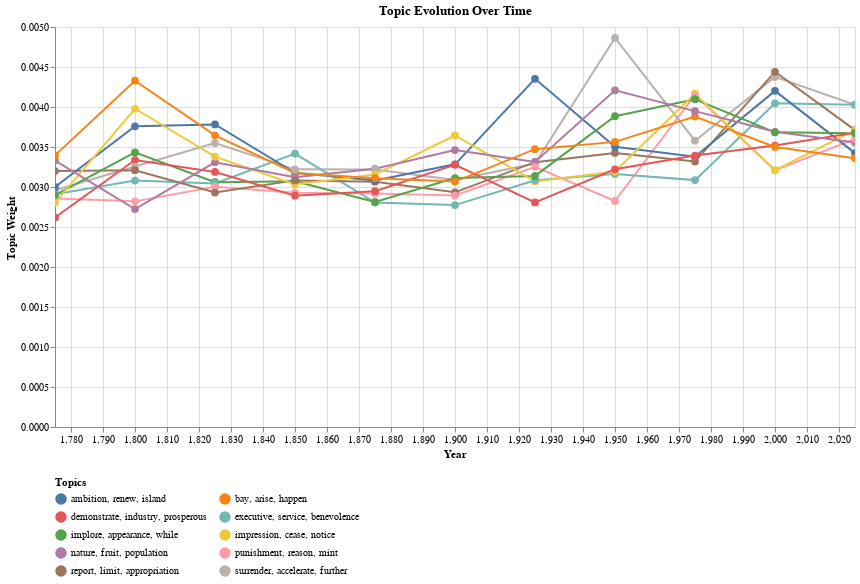

Notebook cell for this chart:
### Code cell
def process_topic_evolution(topic_models):
    """Process topic models into evolution chains for visualization.

    Args:
        topic_models: Dictionary mapping periods to TopicModel instances

    Returns:
        List of dicts containing evolution data for visualization

    """
    all_data = []
    # Sort periods chronologically
    periods = sorted(topic_models.keys(), key=lambda x: int(x.split("-")[0]))

    # Initialize chains from first period
    first_period = periods[0]
    first_model = topic_models[first_period]

    # Create initial topic chains
    chains = {}
    for idx, topic in enumerate(first_model.topics):
        chain_id = f"Chain_{idx}"
        top_words = [word for word, _ in topic.words[:3]]
        topic_label = ", ".join(top_words)

        chains[chain_id] = {
            "id": chain_id,
            "current_topic": topic,
            "label": topic_label,
        }

        # Add first period data point
        all_data.append(
            {
                "year": int(first_period.split("-")[0]),
                "period": first_period,
                "chain_id": chain_id,
                "topic_label": topic_label,
                "weight": topic.words[0][1],  # Use weight of top word
                "words": topic_label,
            }
        )

    # Follow alignments through subsequent periods
    for i in range(len(periods) - 1):
        period1, period2 = periods[i], periods[i + 1]
        model1 = topic_models[period1]
        model2 = topic_models[period2]

        # Get aligned topics
        aligned_topics = model1.align_with(model2)

        # Update chains based on alignments
        new_chains = {}
        used_target_topics = set()

        for aligned in aligned_topics:
            # Find chain containing source topic
            source_chain = None
            for chain_id, chain in chains.items():
                if chain["current_topic"].id == aligned.source_topic.id:
                    source_chain = chain
                    break

            if source_chain and aligned.target_topic.id not in used_target_topics:
                chain_id = source_chain["id"]
                top_words = [word for word, _ in aligned.target_topic.words[:3]]
                topic_label = ", ".join(top_words)

                # Add data point for this period
                all_data.append(
                    {
                        "year": int(period2.split("-")[0]),
                        "period": period2,
                        "chain_id": chain_id,
                        "topic_label": source_chain[
                            "label"
                        ],  # Keep original label for continuity
                        "weight": aligned.target_topic.words[0][1],
                        "words": topic_label,  # Current words for tooltip
                    }
                )

                # Update chain
                new_chains[chain_id] = {
                    "id": chain_id,
                    "current_topic": aligned.target_topic,
                    "label": source_chain["label"],
                }
                used_target_topics.add(aligned.target_topic.id)

        chains = new_chains

    return all_data


def plot_topic_trends(topic_models):
    """Create interactive visualization of topic evolution over time.

    Args:
        topic_models: Dictionary mapping periods to TopicModel instances

    Returns:
        altair.Chart: Interactive visualization

    """
    import altair as alt
    import pandas as pd

    # Process data
    all_data = process_topic_evolution(topic_models)
    df = pd.DataFrame(all_data)

    # Create base chart
    base = alt.Chart(df).encode(
        x=alt.X(
            "year:Q",
            title="Year",
            scale=alt.Scale(domain=[df.year.min(), df.year.max()]),
        ),
        color=alt.Color(
            "topic_label:N",
            legend=alt.Legend(title="Topics", orient="bottom", columns=2),
        ),
        tooltip=[
            alt.Tooltip("year:Q", title="Year"),
            alt.Tooltip("words:N", title="Top Words"),
            alt.Tooltip("weight:Q", title="Weight", format=".3f"),
        ],
    )

    # Create line chart with points
    lines = base.mark_line(size=2).encode(
        y=alt.Y("weight:Q", title="Topic Weight"), detail="chain_id:N"
    )

    points = base.mark_circle(size=60).encode(y=alt.Y("weight:Q", title="Topic Weight"))

    # Combine charts
    chart = (
        (lines + points)
        .properties(width=800, height=400, title="Topic Evolution Over Time")
        .interactive()
    )

    # Add selection
    topic_selection = alt.selection_point(fields=["topic_label"], bind="legend")

    chart = chart.add_params(topic_selection).encode(
        opacity=alt.condition(topic_selection, alt.value(1), alt.value(0.2))
    )

    return chart


# Example usage:
topic_models = analyze_topics_by_period(models)
chart = plot_topic_trends(topic_models)
chart
# chart.save('topic_evolution.html')  # Save interactive chart

### Figure 1 — Vega-Lite specification as saved in the notebook (floating-point values rounded to 4 significant figures)
{"config": {"view": {"continuousWidth": 300, "continuousHeight": 300}}, "layer": [{"mark": {"type": "line", "size": 2}, "encoding": {"color": {"field": "topic_label", "legend": {"columns": 2, "orient": "bottom", "title": "Topics"}, "type": "nominal"}, "detail": {"field": "chain_id", "type": "nominal"}, "tooltip": [{"field": "year", "title": "Year", "type": "quantitative"}, {"field": "words", "title": "Top Words", "type": "nominal"}, {"field": "weight", "format": ".3f", "title": "Weight", "type": "quantitative"}], "x": {"field": "year", "scale": {"domain": [1775.0, 2025.0]}, "title": "Year", "type": "quantitative"}, "y": {"field": "weight", "title": "Topic Weight", "type": "quantitative"}}, "name": "view_1"}, {"mark": {"type": "circle", "size": 60}, "encoding": {"color": {"field": "topic_label", "legend": {"columns": 2, "orient": "bottom", "title": "Topics"}, "type": "nominal"}, "tooltip": [{"field": "year", "title": "Year", "type": "quantitative"}, {"field": "words", "title": "Top Words", "type": "nominal"}, {"field": "weight", "format": ".3f", "title": "Weight", "type": "quantitative"}], "x": {"field": "year", "scale": {"domain": [1775.0, 2025.0]}, "title": "Year", "type": "quantitative"}, "y": {"field": "weight", "title": "Topic Weight", "type": "quantitative"}}}], "data": {"name": "data-58ce693cfad3d29c4624ee10e76c09b5"}, "encoding": {"opacity": {"condition": {"param": "param_4", "value": 1}, "value": 0.2}}, "height": 400, "params": [{"name": "param_3", "select": {"type": "interval", "encodings": ["x", "y"]}, "bind": "scales", "views": ["view_1"]}, {"name": "param_4", "select": {"type": "point", "fields": ["topic_label"]}, "bind": "legend", "views": ["view_1"]}], "title": "Topic Evolution Over Time", "width": 800, "$schema": "https://vega.github.io/schema/vega-lite/v5.20.1.json", "datasets": {"data-58ce693cfad3d29c4624ee10e76c09b5": [{"year": 1775, "period": "1775-1799", "chain_id": "Chain_0", "topic_label": "punishment, reason, mint", "weight": 0.002855, "words": "punishment, reason, mint"}, {"year": 1775, "period": "1775-1799", "chain_id": "Chain_1", "topic_label": "surrender, accelerate, further", "weight": 0.002958, "words": "surrender, accelerate, further"}, {"year": 1775, "period": "1775-1799", "chain_id": "Chain_2", "topic_label": "executive, service, benevolence", "weight": 0.002909, "words": "executive, service, benevolence"}, {"year": 1775, "period": "1775-1799", "chain_id": "Chain_3", "topic_label": "report, limit, appropriation", "weight": 0.003199, "words": "report, limit, appropriation"}, {"year": 1775, "period": "1775-1799", "chain_id": "Chain_4", "topic_label": "ambition, renew, island", "weight": 0.003001, "words": "ambition, renew, island"}, {"year": 1775, "period": "1775-1799", "chain_id": "Chain_5", "topic_label": "implore, appearance, while", "weight": 0.002899, "words": "implore, appearance, while"}, {"year": 1775, "period": "1775-1799", "chain_id": "Chain_6", "topic_label": "impression, cease, notice", "weight": 0.002804, "words": "impression, cease, notice"}, {"year": 1775, "period": "1775-1799", "chain_id": "Chain_7", "topic_label": "demonstrate, industry, prosperous", "weight": 0.002619, "words": "demonstrate, industry, prosperous"}, {"year": 1775, "period": "1775-1799", "chain_id": "Chain_8", "topic_label": "nature, fruit, population", "weight": 0.003331, "words": "nature, fruit, population"}, {"year": 1775, "period": "1775-1799", "chain_id": "Chain_9", "topic_label": "bay, arise, happen", "weight": 0.003395, "words": "bay, arise, happen"}, {"year": 1800, "period": "1800-1824", "chain_id": "Chain_4", "topic_label": "ambition, renew, island", "weight": 0.003759, "words": "impose, man, island"}, {"year": 1800, "period": "1800-1824", "chain_id": "Chain_9", "topic_label": "bay, arise, happen", "weight": 0.004328, "words": "open, accrue, regulate"}, {"year": 1800, "period": "1800-1824", "chain_id": "Chain_0", "topic_label": "punishment, reason, mint", "weight": 0.002821, "words": "delay, prayer, these"}, {"year": 1800, "period": "1800-1824", "chain_id": "Chain_7", "topic_label": "demonstrate, industry, prosperous", "weight": 0.003337, "words": "resource, public, loss"}, {"year": 1800, "period": "1800-1824", "chain_id": "Chain_8", "topic_label": "nature, fruit, population", "weight": 0.002724, "words": "rather, late, derive"}, {"year": 1800, "period": "1800-1824", "chain_id": "Chain_1", "topic_label": "surrender, accelerate, further", "weight": 0.003256, "words": "harmony, tend, envoy"}, {"year": 1800, "period": "1800-1824", "chain_id": "Chain_6", "topic_label": "impression, cease, notice", "weight": 0.003978, "words": "pass, pay, similar"}, {"year": 1800, "period": "1800-1824", "chain_id": "Chain_3", "topic_label": "report, limit, appropriation", "weight": 0.003209, "words": "portion, also, copy"}, {"year": 1800, "period": "1800-1824", "chain_id": "Chain_2", "topic_label": "executive, service, benevolence", "weight": 0.00308, "words": "france, one, sudden"}, {"year": 1800, "period": "1800-1824", "chain_id": "Chain_5", "topic_label": "implore, appearance, while", "weight": 0.003432, "words": "responsible, local, occasion"}, {"year": 1825, "period": "1825-1849", "chain_id": "Chain_8", "topic_label": "nature, fruit, population", "weight": 0.003309, "words": "quarter, degree, 1836"}, {"year": 1825, "period": "1825-1849", "chain_id": "Chain_1", "topic_label": "surrender, accelerate, further", "weight": 0.00355, "words": "act, medium, cultivate"}, {"year": 1825, "period": "1825-1849", "chain_id": "Chain_6", "topic_label": "impression, cease, notice", "weight": 0.00338, "words": "look, fund, prompt"}, {"year": 1825, "period": "1825-1849", "chain_id": "Chain_7", "topic_label": "demonstrate, industry, prosperous", "weight": 0.003188, "words": "apparent, interfere, since"}, {"year": 1825, "period": "1825-1849", "chain_id": "Chain_4", "topic_label": "ambition, renew, island", "weight": 0.003782, "words": "exception, statement, ought"}, {"year": 1825, "period": "1825-1849", "chain_id": "Chain_5", "topic_label": "implore, appearance, while", "weight": 0.00306, "words": "position, distribution, aggregate"}, {"year": 1825, "period": "1825-1849", "chain_id": "Chain_2", "topic_label": "executive, service, benevolence", "weight": 0.003045, "words": "copy, province, when"}, {"year": 1825, "period": "1825-1849", "chain_id": "Chain_0", "topic_label": "punishment, reason, mint", "weight": 0.003003, "words": "1832, speculation, active"}, {"year": 1825, "period": "1825-1849", "chain_id": "Chain_3", "topic_label": "report, limit, appropriation", "weight": 0.00293, "words": "desirable, force, reserve"}, {"year": 1825, "period": "1825-1849", "chain_id": "Chain_9", "topic_label": "bay, arise, happen", "weight": 0.003646, "words": "title, territory, energy"}, {"year": 1850, "period": "1850-1874", "chain_id": "Chain_4", "topic_label": "ambition, renew, island", "weight": 0.003177, "words": "measure, official, fair"}, {"year": 1850, "period": "1850-1874", "chain_id": "Chain_5", "topic_label": "implore, appearance, while", "weight": 0.003071, "words": "command, passage, nearly"}, {"year": 1850, "period": "1850-1874", "chain_id": "Chain_9", "topic_label": "bay, arise, happen", "weight": 0.003176, "words": "limit, million, ship"}, {"year": 1850, "period": "1850-1874", "chain_id": "Chain_0", "topic_label": "punishment, reason, mint", "weight": 0.002929, "words": "four, vacancy, pacific"}, {"year": 1850, "period": "1850-1874", "chain_id": "Chain_6", "topic_label": "impression, cease, notice", "weight": 0.003032, "words": "maintain, measure, choice"}, {"year": 1850, "period": "1850-1874", "chain_id": "Chain_8", "topic_label": "nature, fruit, population", "weight": 0.003122, "words": "expect, population, construction"}, {"year": 1850, "period": "1850-1874", "chain_id": "Chain_3", "topic_label": "report, limit, appropriation", "weight": 0.003083, "words": "promise, favor, adjustment"}, {"year": 1850, "period": "1850-1874", "chain_id": "Chain_7", "topic_label": "demonstrate, industry, prosperous", "weight": 0.002891, "words": "rapidly, increase, manufacture"}, {"year": 1850, "period": "1850-1874", "chain_id": "Chain_1", "topic_label": "surrender, accelerate, further", "weight": 0.003221, "words": "island, immediate, harbor"}, {"year": 1850, "period": "1850-1874", "chain_id": "Chain_2", "topic_label": "executive, service, benevolence", "weight": 0.003417, "words": "conduct, embrace, institution"}, {"year": 1875, "period": "1875-1899", "chain_id": "Chain_2", "topic_label": "executive, service, benevolence", "weight": 0.002805, "words": "united, directly, report"}, {"year": 1875, "period": "1875-1899", "chain_id": "Chain_8", "topic_label": "nature, fruit, population", "weight": 0.003227, "words": "payment, without, provide"}, {"year": 1875, "period": "1875-1899", "chain_id": "Chain_5", "topic_label": "implore, appearance, while", "weight": 0.002814, "words": "opportunity, affair, delay"}, {"year": 1875, "period": "1875-1899", "chain_id": "Chain_3", "topic_label": "report, limit, appropriation", "weight": 0.003066, "words": "restore, realize, abandon"}, {"year": 1875, "period": "1875-1899", "chain_id": "Chain_1", "topic_label": "surrender, accelerate, further", "weight": 0.003219, "words": "sentiment, management, our"}, {"year": 1875, "period": "1875-1899", "chain_id": "Chain_6", "topic_label": "impression, cease, notice", "weight": 0.003156, "words": "bond, gratifying, represent"}, {"year": 1875, "period": "1875-1899", "chain_id": "Chain_0", "topic_label": "punishment, reason, mint", "weight": 0.002919, "words": "manner, supply, voter"}, {"year": 1875, "period": "1875-1899", "chain_id": "Chain_4", "topic_label": "ambition, renew, island", "weight": 0.003082, "words": "true, may, active"}, {"year": 1875, "period": "1875-1899", "chain_id": "Chain_7", "topic_label": "demonstrate, industry, prosperous", "weight": 0.002947, "words": "progress, surrender, keep"}, {"year": 1875, "period": "1875-1899", "chain_id": "Chain_9", "topic_label": "bay, arise, happen", "weight": 0.003111, "words": "deficiency, register, arbitration"}, {"year": 1900, "period": "1900-1924", "chain_id": "Chain_4", "topic_label": "ambition, renew, island", "weight": 0.003283, "words": "settle, attend, alien"}, {"year": 1900, "period": "1900-1924", "chain_id": "Chain_3", "topic_label": "report, limit, appropriation", "weight": 0.002933, "words": "secretary, fundamental, payment"}, {"year": 1900, "period": "1900-1924", "chain_id": "Chain_0", "topic_label": "punishment, reason, mint", "weight": 0.002893, "words": "improvement, throw, battle"}, {"year": 1900, "period": "1900-1924", "chain_id": "Chain_2", "topic_label": "executive, service, benevolence", "weight": 0.002774, "words": "competent, address, appropriate"}, {"year": 1900, "period": "1900-1924", "chain_id": "Chain_7", "topic_label": "demonstrate, industry, prosperous", "weight": 0.003277, "words": "chance, half, inevitable"}, {"year": 1900, "period": "1900-1924", "chain_id": "Chain_8", "topic_label": "nature, fruit, population", "weight": 0.003462, "words": "show, when, center"}, {"year": 1900, "period": "1900-1924", "chain_id": "Chain_1", "topic_label": "surrender, accelerate, further", "weight": 0.003086, "words": "respective, furnish, sufficient"}, {"year": 1900, "period": "1900-1924", "chain_id": "Chain_5", "topic_label": "implore, appearance, while", "weight": 0.003111, "words": "and, manner, constitute"}, {"year": 1900, "period": "1900-1924", "chain_id": "Chain_6", "topic_label": "impression, cease, notice", "weight": 0.003644, "words": "fiscal, division, community"}, {"year": 1900, "period": "1900-1924", "chain_id": "Chain_9", "topic_label": "bay, arise, happen", "weight": 0.003068, "words": "negro, grade, body"}, {"year": 1925, "period": "1925-1949", "chain_id": "Chain_3", "topic_label": "report, limit, appropriation", "weight": 0.003311, "words": "substantial, course, play"}, {"year": 1925, "period": "1925-1949", "chain_id": "Chain_7", "topic_label": "demonstrate, industry, prosperous", "weight": 0.002808, "words": "attain, not, meet"}, {"year": 1925, "period": "1925-1949", "chain_id": "Chain_1", "topic_label": "surrender, accelerate, further", "weight": 0.003293, "words": "promise, break, tyranny"}, {"year": 1925, "period": "1925-1949", "chain_id": "Chain_9", "topic_label": "bay, arise, happen", "weight": 0.003473, "words": "vast, june, rich"}, {"year": 1925, "period": "1925-1949", "chain_id": "Chain_6", "topic_label": "impression, cease, notice", "weight": 0.00307, "words": "north, employer, fact"}, {"year": 1925, "period": "1925-1949", "chain_id": "Chain_2", "topic_label": "executive, service, benevolence", "weight": 0.003083, "words": "financial, whole, careful"}, {"year": 1925, "period": "1925-1949", "chain_id": "Chain_8", "topic_label": "nature, fruit, population", "weight": 0.003314, "words": "matter, often, powerful"}, {"year": 1925, "period": "1925-1949", "chain_id": "Chain_0", "topic_label": "punishment, reason, mint", "weight": 0.003252, "words": "banking, factory, employ"}, {"year": 1925, "period": "1925-1949", "chain_id": "Chain_5", "topic_label": "implore, appearance, while", "weight": 0.003139, "words": "burden, island, respect"}, {"year": 1925, "period": "1925-1949", "chain_id": "Chain_4", "topic_label": "ambition, renew, island", "weight": 0.004353, "words": "rome, atlantic, month"}, {"year": 1950, "period": "1950-1974", "chain_id": "Chain_0", "topic_label": "punishment, reason, mint", "weight": 0.002825, "words": "add, regret, purpose"}, {"year": 1950, "period": "1950-1974", "chain_id": "Chain_8", "topic_label": "nature, fruit, population", "weight": 0.004208, "words": "crisis, eliminate, need"}, {"year": 1950, "period": "1950-1974", "chain_id": "Chain_3", "topic_label": "report, limit, appropriation", "weight": 0.003426, "words": "demand, foundation, individual"}, {"year": 1950, "period": "1950-1974", "chain_id": "Chain_5", "topic_label": "implore, appearance, while", "weight": 0.003885, "words": "department, freedom, carry"}, {"year": 1950, "period": "1950-1974", "chain_id": "Chain_2", "topic_label": "executive, service, benevolence", "weight": 0.003163, "words": "khrushchev, free, along"}, {"year": 1950, "period": "1950-1974", "chain_id": "Chain_6", "topic_label": "impression, cease, notice", "weight": 0.003193, "words": "protection, day, territory"}, {"year": 1950, "period": "1950-1974", "chain_id": "Chain_4", "topic_label": "ambition, renew, island", "weight": 0.003502, "words": "already, subject, fellow"}, {"year": 1950, "period": "1950-1974", "chain_id": "Chain_7", "topic_label": "demonstrate, industry, prosperous", "weight": 0.003221, "words": "republican, early, agree"}, {"year": 1950, "period": "1950-1974", "chain_id": "Chain_9", "topic_label": "bay, arise, happen", "weight": 0.003564, "words": "population, prosperous, value"}, {"year": 1950, "period": "1950-1974", "chain_id": "Chain_1", "topic_label": "surrender, accelerate, further", "weight": 0.004863, "words": "move, priority, division"}, {"year": 1975, "period": "1975-1999", "chain_id": "Chain_4", "topic_label": "ambition, renew, island", "weight": 0.003378, "words": "kuwait, mistake, eight"}, {"year": 1975, "period": "1975-1999", "chain_id": "Chain_9", "topic_label": "bay, arise, happen", "weight": 0.003881, "words": "enact, president, bridge"}, {"year": 1975, "period": "1975-1999", "chain_id": "Chain_6", "topic_label": "impression, cease, notice", "weight": 0.004166, "words": "study, sustain, capability"}, {"year": 1975, "period": "1975-1999", "chain_id": "Chain_2", "topic_label": "executive, service, benevolence", "weight": 0.003086, "words": "create, company, favor"}, {"year": 1975, "period": "1975-1999", "chain_id": "Chain_1", "topic_label": "surrender, accelerate, further", "weight": 0.003578, "words": "housing, never, embargo"}, {"year": 1975, "period": "1975-1999", "chain_id": "Chain_3", "topic_label": "report, limit, appropriation", "weight": 0.003318, "words": "listen, end, presidency"}, {"year": 1975, "period": "1975-1999", "chain_id": "Chain_8", "topic_label": "nature, fruit, population", "weight": 0.003948, "words": "fast, learn, exactly"}, {"year": 1975, "period": "1975-1999", "chain_id": "Chain_0", "topic_label": "punishment, reason, mint", "weight": 0.00415, "words": "belong, rebuttal, entire"}, {"year": 1975, "period": "1975-1999", "chain_id": "Chain_5", "topic_label": "implore, appearance, while", "weight": 0.004097, "words": "asia, exactly, 200"}, {"year": 1975, "period": "1975-1999", "chain_id": "Chain_7", "topic_label": "demonstrate, industry, prosperous", "weight": 0.003393, "words": "and, air, wonderful"}, {"year": 2000, "period": "2000-2024", "chain_id": "Chain_2", "topic_label": "executive, service, benevolence", "weight": 0.004047, "words": "remove, industry, organization"}, {"year": 2000, "period": "2000-2024", "chain_id": "Chain_4", "topic_label": "ambition, renew, island", "weight": 0.004202, "words": "initiative, decade, public"}, {"year": 2000, "period": "2000-2024", "chain_id": "Chain_7", "topic_label": "demonstrate, industry, prosperous", "weight": 0.003519, "words": "class=\"s1\">i, official, additional"}, {"year": 2000, "period": "2000-2024", "chain_id": "Chain_0", "topic_label": "punishment, reason, mint", "weight": 0.003208, "words": "n’t, refuse, principle"}, {"year": 2000, "period": "2000-2024", "chain_id": "Chain_9", "topic_label": "bay, arise, happen", "weight": 0.003501, "words": "republicans, use, commit"}, {"year": 2000, "period": "2000-2024", "chain_id": "Chain_1", "topic_label": "surrender, accelerate, further", "weight": 0.004376, "words": "development, help, immediately"}, {"year": 2000, "period": "2000-2024", "chain_id": "Chain_3", "topic_label": "report, limit, appropriation", "weight": 0.00444, "words": "fire, urge, african"}, {"year": 2000, "period": "2000-2024", "chain_id": "Chain_6", "topic_label": "impression, cease, notice", "weight": 0.00321, "words": "permanent, saving, danger"}, {"year": 2000, "period": "2000-2024", "chain_id": "Chain_8", "topic_label": "nature, fruit, population", "weight": 0.00369, "words": "lay, moral, tomorrow"}, {"year": 2000, "period": "2000-2024", "chain_id": "Chain_5", "topic_label": "implore, appearance, while", "weight": 0.003683, "words": "fake, effective, speech"}, {"year": 2025, "period": "2025-2049", "chain_id": "Chain_3", "topic_label": "report, limit, appropriation", "weight": 0.003712, "words": "our, toxic, economy"}, {"year": 2025, "period": "2025-2049", "chain_id": "Chain_1", "topic_label": "surrender, accelerate, further", "weight": 0.004027, "words": "expectation, cost, some"}, {"year": 2025, "period": "2025-2049", "chain_id": "Chain_6", "topic_label": "impression, cease, notice", "weight": 0.003709, "words": "’ll, california, good"}, {"year": 2025, "period": "2025-2049", "chain_id": "Chain_2", "topic_label": "executive, service, benevolence", "weight": 0.004029, "words": "people, 2025, never"}, {"year": 2025, "period": "2025-2049", "chain_id": "Chain_4", "topic_label": "ambition, renew, island", "weight": 0.003424, "words": "increase, from, earn"}, {"year": 2025, "period": "2025-2049", "chain_id": "Chain_7", "topic_label": "demonstrate, industry, prosperous", "weight": 0.003678, "words": "possibility, beginning, abuse"}, {"year": 2025, "period": "2025-2049", "chain_id": "Chain_8", "topic_label": "nature, fruit, population", "weight": 0.003556, "words": "weather, dark, farewell"}, {"year": 2025, "period": "2025-2049", "chain_id": "Chain_0", "topic_label": "punishment, reason, mint", "weight": 0.003599, "words": "mission, chance, enable"}, {"year": 2025, "period": "2025-2049", "chain_id": "Chain_5", "topic_label": "implore, appearance, while", "weight": 0.00367, "words": "mental, flourish, wealth"}, {"year": 2025, "period": "2025-2049", "chain_id": "Chain_9", "topic_label": "bay, arise, happen", "weight": 0.00336, "words": "rate, opportunity, disaster"}]}}
